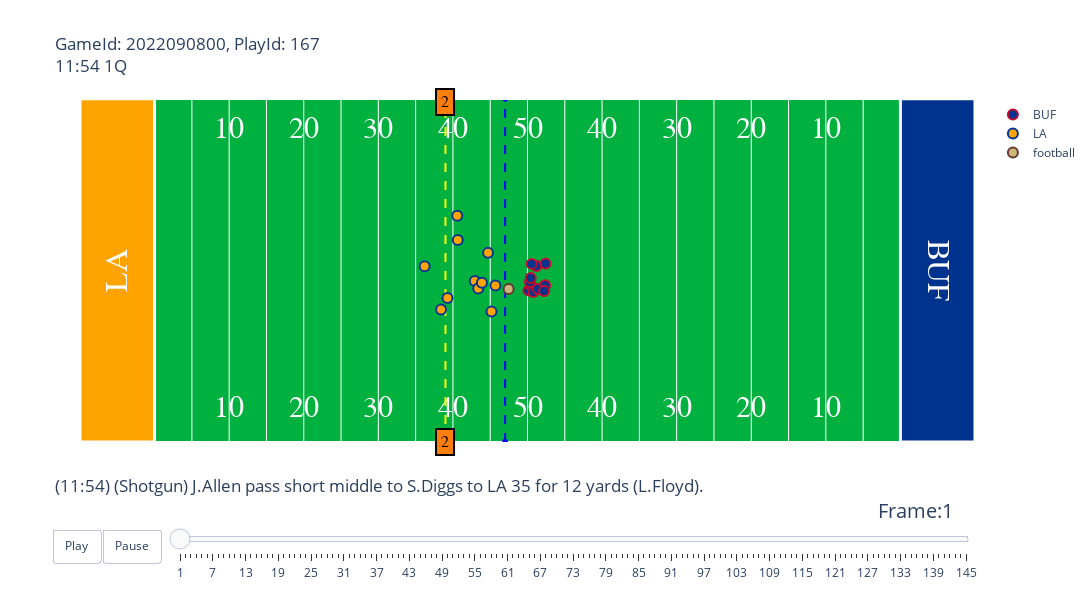

Source (notebook cell):
### Markdown cell above
Testing animation

### Code cell
gid = 2022090800
pid = 167

animate.animate_play(games=games, tracking_df=tracking_df, play_df=plays, players=None, gameId=gid, playId=pid)

### Figure 1 — Plotly figure (JSON) as saved in the notebook; plotly's stock layout.template omitted (floating-point values rounded to 4 significant figures)
{"data": [{"hoverinfo": "none", "mode": "text", "showlegend": false, "text": ["10", "20", "30", "40", "50", "40", "30", "20", "10"], "textfont": {"color": "#ffffff", "family": "Courier New, monospace", "size": 30}, "type": "scatter", "x": [20, 30, 40, 50, 60, 70, 80, 90, 100], "y": [5, 5, 5, 5, 5, 5, 5, 5, 5]}, {"hoverinfo": "none", "mode": "text", "showlegend": false, "text": ["10", "20", "30", "40", "50", "40", "30", "20", "10"], "textfont": {"color": "#ffffff", "family": "Courier New, monospace", "size": 30}, "type": "scatter", "x": [20, 30, 40, 50, 60, 70, 80, 90, 100], "y": [48.5, 48.5, 48.5, 48.5, 48.5, 48.5, 48.5, 48.5, 48.5]}, {"hoverinfo": "none", "line": {"color": "blue", "dash": "dash"}, "showlegend": false, "type": "scatter", "x": [57, 57], "y": [0, 53.5]}, {"hoverinfo": "none", "line": {"color": "yellow", "dash": "dash"}, "showlegend": false, "type": "scatter", "x": [49, 49], "y": [0, 53.5]}, {"fill": "toself", "fillcolor": "#FFA300", "hoverinfo": "skip", "line": {"color": "white", "width": 3}, "mode": "lines", "opacity": 1, "showlegend": false, "type": "scatter", "x": [0, 0, 10, 10, 0], "y": [0, 53.5, 53.5, 0, 0]}, {"fill": "toself", "fillcolor": "#00338D", "hoverinfo": "skip", "line": {"color": "white", "width": 3}, "mode": "lines", "opacity": 1, "showlegend": false, "type": "scatter", "x": [110, 110, 120, 120, 110], "y": [0, 53.5, 53.5, 0, 0]}, {"hoverinfo": "text", "hovertext": ["nflId:35472<br>displayName:Rodger Saffold<br>Player Speed:0.0 MPH", "nflId:42392<br>displayName:Mitch Morse<br>Player Speed:0.179 MPH", "nflId:42489<br>displayName:Stefon Diggs<br>Player Speed:5.458 MPH", "nflId:44875<br>displayName:Dion Dawkins<br>Player Speed:0.022 MPH", "nflId:44985<br>displayName:Isaiah McKenzie<br>Player Speed:3.512 MPH", "nflId:46076<br>displayName:Josh Allen<br>Player Speed:0.626 MPH", "nflId:47879<br>displayName:Dawson Knox<br>Player Speed:6.554 MPH", "nflId:48512<br>displayName:Ryan Bates<br>Player Speed:0.0 MPH", "nflId:52494<br>displayName:Zack Moss<br>Player Speed:6.375 MPH", "nflId:52536<br>displayName:Gabe Davis<br>Player Speed:4.653 MPH", "nflId:53522<br>displayName:Spencer Brown<br>Player Speed:2.729 MPH"], "marker": {"color": "#00338D", "line": {"color": "#C60C30", "width": 2}, "size": 10}, "mode": "markers", "name": "BUF", "type": "scatter", "x": [60.12, 60.46, 61.18, 60.79, 62.36, 61.36, 60.56, 60.33, 62.41, 62.22, 60.43], "y": [23.63, 24.44, 27.44, 23.38, 24.43, 23.85, 27.76, 24.95, 27.8, 23.52, 25.57]}, {"hoverinfo": "text", "hovertext": ["nflId:38577<br>displayName:Bobby Wagner<br>Player Speed:0.112 MPH", "nflId:41239<br>displayName:Aaron Donald<br>Player Speed:0.0 MPH", "nflId:42816<br>displayName:Troy Hill<br>Player Speed:1.812 MPH", "nflId:43294<br>displayName:Jalen Ramsey<br>Player Speed:2.036 MPH", "nflId:43298<br>displayName:Leonard Floyd<br>Player Speed:0.514 MPH", "nflId:43335<br>displayName:A'Shawn Robinson<br>Player Speed:0.045 MPH", "nflId:47844<br>displayName:Taylor Rapp<br>Player Speed:1.946 MPH", "nflId:47862<br>displayName:David Long<br>Player Speed:3.467 MPH", "nflId:47917<br>displayName:Greg Gaines<br>Player Speed:0.045 MPH", "nflId:47939<br>displayName:Justin Hollins<br>Player Speed:0.828 MPH", "nflId:48026<br>displayName:Nick Scott<br>Player Speed:2.304 MPH"], "marker": {"color": "#FFA300", "line": {"color": "#003594", "width": 2}, "size": 10}, "mode": "markers", "name": "LA", "type": "scatter", "x": [52.93, 53.39, 49.27, 50.65, 54.71, 55.7, 48.41, 50.58, 53.89, 55.17, 46.21], "y": [25.09, 23.93, 22.43, 31.48, 29.5, 24.4, 20.66, 35.27, 24.82, 20.32, 27.39]}, {"hoverinfo": "none", "marker": {"color": "#CBB67C", "line": {"color": "#663831", "width": 2}, "size": 10}, "mode": "markers", "name": "football", "type": "scatter", "x": [57.47], "y": [23.85]}], "layout": {"annotations": [{"align": "center", "bgcolor": "#ff7f0e", "bordercolor": "black", "borderpad": 4, "borderwidth": 2, "font": {"color": "black", "family": "Courier New, monospace", "size": 16}, "opacity": 1, "showarrow": false, "text": "2", "x": 49, "y": 0}, {"align": "center", "bgcolor": "#ff7f0e", "bordercolor": "black", "borderpad": 4, "borderwidth": 2, "font": {"color": "black", "family": "Courier New, monospace", "size": 16}, "opacity": 1, "showarrow": false, "text": "2", "x": 49, "y": 53}, {"font": {"color": "White", "family": "Courier New, monospace", "size": 32}, "showarrow": false, "text": "LA", "textangle": -90, "x": 5, "y": 26.75}, {"font": {"color": "White", "family": "Courier New, monospace", "size": 32}, "showarrow": false, "text": "BUF", "textangle": 90, "x": 115, "y": 26.75}], "autosize": false, "height": 600, "plot_bgcolor": "#00B140", "sliders": [{"active": 0, "currentvalue": {"font": {"size": 20}, "prefix": "Frame:", "visible": true, "xanchor": "right"}, "len": 0.9, "pad": {"b": 10, "t": 50}, "steps": [{"args": [[1], {"frame": {"duration": 100, "redraw": false}, "mode": "immediate", "transition": {"duration": 0}}], "label": "1", "method": "animate"}, {"args": [[2], {"frame": {"duration": 100, "redraw": false}, "mode": "immediate", "transition": {"duration": 0}}], "label": "2", "method": "animate"}, {"args": [[3], {"frame": {"duration": 100, "redraw": false}, "mode": "immediate", "transition": {"duration": 0}}], "label": "3", "method": "animate"}, {"args": [[4], {"frame": {"duration": 100, "redraw": false}, "mode": "immediate", "transition": {"duration": 0}}], "label": "4", "method": "animate"}, {"args": [[5], {"frame": {"duration": 100, "redraw": false}, "mode": "immediate", "transition": {"duration": 0}}], "label": "5", "method": "animate"}, {"args": [[6], {"frame": {"duration": 100, "redraw": false}, "mode": "immediate", "transition": {"duration": 0}}], "label": "6", "method": "animate"}, {"args": [[7], {"frame": {"duration": 100, "redraw": false}, "mode": "immediate", "transition": {"duration": 0}}], "label": "7", "method": "animate"}, {"args": [[8], {"frame": {"duration": 100, "redraw": false}, "mode": "immediate", "transition": {"duration": 0}}], "label": "8", "method": "animate"}, {"args": [[9], {"frame": {"duration": 100, "redraw": false}, "mode": "immediate", "transition": {"duration": 0}}], "label": "9", "method": "animate"}, {"args": [[10], {"frame": {"duration": 100, "redraw": false}, "mode": "immediate", "transition": {"duration": 0}}], "label": "10", "method": "animate"}, {"args": [[11], {"frame": {"duration": 100, "redraw": false}, "mode": "immediate", "transition": {"duration": 0}}], "label": "11", "method": "animate"}, {"args": [[12], {"frame": {"duration": 100, "redraw": false}, "mode": "immediate", "transition": {"duration": 0}}], "label": "12", "method": "animate"}, {"args": [[13], {"frame": {"duration": 100, "redraw": false}, "mode": "immediate", "transition": {"duration": 0}}], "label": "13", "method": "animate"}, {"args": [[14], {"frame": {"duration": 100, "redraw": false}, "mode": "immediate", "transition": {"duration": 0}}], "label": "14", "method": "animate"}, {"args": [[15], {"frame": {"duration": 100, "redraw": false}, "mode": "immediate", "transition": {"duration": 0}}], "label": "15", "method": "animate"}, {"args": [[16], {"frame": {"duration": 100, "redraw": false}, "mode": "immediate", "transition": {"duration": 0}}], "label": "16", "method": "animate"}, {"args": [[17], {"frame": {"duration": 100, "redraw": false}, "mode": "immediate", "transition": {"duration": 0}}], "label": "17", "method": "animate"}, {"args": [[18], {"frame": {"duration": 100, "redraw": false}, "mode": "immediate", "transition": {"duration": 0}}], "label": "18", "method": "animate"}, {"args": [[19], {"frame": {"duration": 100, "redraw": false}, "mode": "immediate", "transition": {"duration": 0}}], "label": "19", "method": "animate"}, {"args": [[20], {"frame": {"duration": 100, "redraw": false}, "mode": "immediate", "transition": {"duration": 0}}], "label": "20", "method": "animate"}, {"args": [[21], {"frame": {"duration": 100, "redraw": false}, "mode": "immediate", "transition": {"duration": 0}}], "label": "21", "method": "animate"}, {"args": [[22], {"frame": {"duration": 100, "redraw": false}, "mode": "immediate", "transition": {"duration": 0}}], "label": "22", "method": "animate"}, {"args": [[23], {"frame": {"duration": 100, "redraw": false}, "mode": "immediate", "transition": {"duration": 0}}], "label": "23", "method": "animate"}, {"args": [[24], {"frame": {"duration": 100, "redraw": false}, "mode": "immediate", "transition": {"duration": 0}}], "label": "24", "method": "animate"}, {"args": [[25], {"frame": {"duration": 100, "redraw": false}, "mode": "immediate", "transition": {"duration": 0}}], "label": "25", "method": "animate"}, {"args": [[26], {"frame": {"duration": 100, "redraw": false}, "mode": "immediate", "transition": {"duration": 0}}], "label": "26", "method": "animate"}, {"args": [[27], {"frame": {"duration": 100, "redraw": false}, "mode": "immediate", "transition": {"duration": 0}}], "label": "27", "method": "animate"}, {"args": [[28], {"frame": {"duration": 100, "redraw": false}, "mode": "immediate", "transition": {"duration": 0}}], "label": "28", "method": "animate"}, {"args": [[29], {"frame": {"duration": 100, "redraw": false}, "mode": "immediate", "transition": {"duration": 0}}], "label": "29", "method": "animate"}, {"args": [[30], {"frame": {"duration": 100, "redraw": false}, "mode": "immediate", "transition": {"duration": 0}}], "label": "30", "method": "animate"}, {"args": [[31], {"frame": {"duration": 100, "redraw": false}, "mode": "immediate", "transition": {"duration": 0}}], "label": "31", "method": "animate"}, {"args": [[32], {"frame": {"duration": 100, "redraw": false}, "mode": "immediate", "transition": {"duration": 0}}], "label": "32", "method": "animate"}, {"args": [[33], {"frame": {"duration": 100, "redraw": false}, "mode": "immediate", "transition": {"duration": 0}}], "label": "33", "method": "animate"}, {"args": [[34], {"frame": {"duration": 100, "redraw": false}, "mode": "immediate", "transition": {"duration": 0}}], "label": "34", "method": "animate"}, {"args": [[35], {"frame": {"duration": 100, "redraw": false}, "mode": "immediate", "transition": {"duration": 0}}], "label": "35", "method": "animate"}, {"args": [[36], {"frame": {"duration": 100, "redraw": false}, "mode": "immediate", "transition": {"duration": 0}}], "label": "36", "method": "animate"}, {"args": [[37], {"frame": {"duration": 100, "redraw": false}, "mode": "immediate", "transition": {"duration": 0}}], "label": "37", "method": "animate"}, {"args": [[38], {"frame": {"duration": 100, "redraw": false}, "mode": "immediate", "transition": {"duration": 0}}], "label": "38", "method": "animate"}, {"args": [[39], {"frame": {"duration": 100, "redraw": false}, "mode": "immediate", "transition": {"duration": 0}}], "label": "39", "method": "animate"}, {"args": [[40], {"frame": {"duration": 100, "redraw": false}, "mode": "immediate", "transition": {"duration": 0}}], "label": "40", "method": "animate"}, {"args": [[41], {"frame": {"duration": 100, "redraw": false}, "mode": "immediate", "transition": {"duration": 0}}], "label": "41", "method": "animate"}, {"args": [[42], {"frame": {"duration": 100, "redraw": false}, "mode": "immediate", "transition": {"duration": 0}}], "label": "42", "method": "animate"}, {"args": [[43], {"frame": {"duration": 100, "redraw": false}, "mode": "immediate", "transition": {"duration": 0}}], "label": "43", "method": "animate"}, {"args": [[44], {"frame": {"duration": 100, "redraw": false}, "mode": "immediate", "transition": {"duration": 0}}], "label": "44", "method": "animate"}, {"args": [[45], {"frame": {"duration": 100, "redraw": false}, "mode": "immediate", "transition": {"duration": 0}}], "label": "45", "method": "animate"}, {"args": [[46], {"frame": {"duration": 100, "redraw": false}, "mode": "immediate", "transition": {"duration": 0}}], "label": "46", "method": "animate"}, {"args": [[47], {"frame": {"duration": 100, "redraw": false}, "mode": "immediate", "transition": {"duration": 0}}], "label": "47", "method": "animate"}, {"args": [[48], {"frame": {"duration": 100, "redraw": false}, "mode": "immediate", "transition": {"duration": 0}}], "label": "48", "method": "animate"}, {"args": [[49], {"frame": {"duration": 100, "redraw": false}, "mode": "immediate", "transition": {"duration": 0}}], "label": "49", "method": "animate"}, {"args": [[50], {"frame": {"duration": 100, "redraw": false}, "mode": "immediate", "transition": {"duration": 0}}], "label": "50", "method": "animate"}, {"args": [[51], {"frame": {"duration": 100, "redraw": false}, "mode": "immediate", "transition": {"duration": 0}}], "label": "51", "method": "animate"}, {"args": [[52], {"frame": {"duration": 100, "redraw": false}, "mode": "immediate", "transition": {"duration": 0}}], "label": "52", "method": "animate"}, {"args": [[53], {"frame": {"duration": 100, "redraw": false}, "mode": "immediate", "transition": {"duration": 0}}], "label": "53", "method": "animate"}, {"args": [[54], {"frame": {"duration": 100, "redraw": false}, "mode": "immediate", "transition": {"duration": 0}}], "label": "54", "method": "animate"}, {"args": [[55], {"frame": {"duration": 100, "redraw": false}, "mode": "immediate", "transition": {"duration": 0}}], "label": "55", "method": "animate"}, {"args": [[56], {"frame": {"duration": 100, "redraw": false}, "mode": "immediate", "transition": {"duration": 0}}], "label": "56", "method": "animate"}, {"args": [[57], {"frame": {"duration": 100, "redraw": false}, "mode": "immediate", "transition": {"duration": 0}}], "label": "57", "method": "animate"}, {"args": [[58], {"frame": {"duration": 100, "redraw": false}, "mode": "immediate", "transition": {"duration": 0}}], "label": "58", "method": "animate"}, {"args": [[59], {"frame": {"duration": 100, "redraw": false}, "mode": "immediate", "transition": {"duration": 0}}], "label": "59", "method": "animate"}, {"args": [[60], {"frame": {"duration": 100, "redraw": false}, "mode": "immediate", "transition": {"duration": 0}}], "label": "60", "method": "animate"}, {"args": [[61], {"frame": {"duration": 100, "redraw": false}, "mode": "immediate", "transition": {"duration": 0}}], "label": "61", "method": "animate"}, {"args": [[62], {"frame": {"duration": 100, "redraw": false}, "mode": "immediate", "transition": {"duration": 0}}], "label": "62", "method": "animate"}, {"args": [[63], {"frame": {"duration": 100, "redraw": false}, "mode": "immediate", "transition": {"duration": 0}}], "label": "63", "method": "animate"}, {"args": [[64], {"frame": {"duration": 100, "redraw": false}, "mode": "immediate", "transition": {"duration": 0}}], "label": "64", "method": "animate"}, {"args": [[65], {"frame": {"duration": 100, "redraw": false}, "mode": "immediate", "transition": {"duration": 0}}], "label": "65", "method": "animate"}, {"args": [[66], {"frame": {"duration": 100, "redraw": false}, "mode": "immediate", "transition": {"duration": 0}}], "label": "66", "method": "animate"}, {"args": [[67], {"frame": {"duration": 100, "redraw": false}, "mode": "immediate", "transition": {"duration": 0}}], "label": "67", "method": "animate"}, {"args": [[68], {"frame": {"duration": 100, "redraw": false}, "mode": "immediate", "transition": {"duration": 0}}], "label": "68", "method": "animate"}, {"args": [[69], {"frame": {"duration": 100, "redraw": false}, "mode": "immediate", "transition": {"duration": 0}}], "label": "69", "method": "animate"}, {"args": [[70], {"frame": {"duration": 100, "redraw": false}, "mode": "immediate", "transition": {"duration": 0}}], "label": "70", "method": "animate"}, {"args": [[71], {"frame": {"duration": 100, "redraw": false}, "mode": "immediate", "transition": {"duration": 0}}], "label": "71", "method": "animate"}, {"args": [[72], {"frame": {"duration": 100, "redraw": false}, "mode": "immediate", "transition": {"duration": 0}}], "label": "72", "method": "animate"}, {"args": [[73], {"frame": {"duration": 100, "redraw": false}, "mode": "immediate", "transition": {"duration": 0}}], "label": "73", "method": "animate"}, {"args": [[74], {"frame": {"duration": 100, "redraw": false}, "mode": "immediate", "transition": {"duration": 0}}], "label": "74", "method": "animate"}, {"args": [[75], {"frame": {"duration": 100, "redraw": false}, "mode": "immediate", "transition": {"duration": 0}}], "label": "75", "method": "animate"}, {"args": [[76], {"frame": {"duration": 100, "redraw": false}, "mode": "immediate", "transition": {"duration": 0}}], "label": "76", "method": "animate"}, {"args": [[77], {"frame": {"duration": 100, "redraw": false}, "mode": "immediate", "transition": {"duration": 0}}], "label": "77", "method": "animate"}, {"args": [[78], {"frame": {"duration": 100, "redraw": false}, "mode": "immediate", "transition": {"duration": 0}}], "label": "78", "method": "animate"}, {"args": [[79], {"frame": {"duration": 100, "redraw": false}, "mode": "immediate", "transition": {"duration": 0}}], "label": "79", "method": "animate"}, {"args": [[80], {"frame": {"duration": 100, "redraw": false}, "mode": "immediate", "transition": {"duration": 0}}], "label": "80", "method": "animate"}, {"args": [[81], {"frame": {"duration": 100, "redraw": false}, "mode": "immediate", "transition": {"duration": 0}}], "label": "81", "method": "animate"}, {"args": [[82], {"frame": {"duration": 100, "redraw": false}, "mode": "immediate", "transition": {"duration": 0}}], "label": "82", "method": "animate"}, {"args": [[83], {"frame": {"duration": 100, "redraw": false}, "mode": "immediate", "transition": {"duration": 0}}], "label": "83", "method": "animate"}, {"args": [[84], {"frame": {"duration": 100, "redraw": false}, "mode": "immediate", "transition": {"duration": 0}}], "label": "84", "method": "animate"}, {"args": [[85], {"frame": {"duration": 100, "redraw": false}, "mode": "immediate", "transition": {"duration": 0}}], "label": "85", "method": "animate"}, {"args": [[86], {"frame": {"duration": 100, "redraw": false}, "mode": "immediate", "transition": {"duration": 0}}], "label": "86", "method": "animate"}, {"args": [[87], {"frame": {"duration": 100, "redraw": false}, "mode": "immediate", "transition": {"duration": 0}}], "label": "87", "method": "animate"}, {"args": [[88], {"frame": {"duration": 100, "redraw": false}, "mode": "immediate", "transition": {"duration": 0}}], "label": "88", "method": "animate"}, {"args": [[89], {"frame": {"duration": 100, "redraw": false}, "mode": "immediate", "transition": {"duration": 0}}], "label": "89", "method": "animate"}, {"args": [[90], {"frame": {"duration": 100, "redraw": false}, "mode": "immediate", "transition": {"duration": 0}}], "label": "90", "method": "animate"}, {"args": [[91], {"frame": {"duration": 100, "redraw": false}, "mode": "immediate", "transition": {"duration": 0}}], "label": "91", "method": "animate"}, {"args": [[92], {"frame": {"duration": 100, "redraw": false}, "mode": "immediate", "transition": {"duration": 0}}], "label": "92", "method": "animate"}, {"args": [[93], {"frame": {"duration": 100, "redraw": false}, "mode": "immediate", "transition": {"duration": 0}}], "label": "93", "method": "animate"}, {"args": [[94], {"frame": {"duration": 100, "redraw": false}, "mode": "immediate", "transition": {"duration": 0}}], "label": "94", "method": "animate"}, {"args": [[95], {"frame": {"duration": 100, "redraw": false}, "mode": "immediate", "transition": {"duration": 0}}], "label": "95", "method": "animate"}, {"args": [[96], {"frame": {"duration": 100, "redraw": false}, "mode": "immediate", "transition": {"duration": 0}}], "label": "96", "method": "animate"}, {"args": [[97], {"frame": {"duration": 100, "redraw": false}, "mode": "immediate", "transition": {"duration": 0}}], "label": "97", "method": "animate"}, {"args": [[98], {"frame": {"duration": 100, "redraw": false}, "mode": "immediate", "transition": {"duration": 0}}], "label": "98", "method": "animate"}, {"args": [[99], {"frame": {"duration": 100, "redraw": false}, "mode": "immediate", "transition": {"duration": 0}}], "label": "99", "method": "animate"}, {"args": [[100], {"frame": {"duration": 100, "redraw": false}, "mode": "immediate", "transition": {"duration": 0}}], "label": "100", "method": "animate"}, {"args": [[101], {"frame": {"duration": 100, "redraw": false}, "mode": "immediate", "transition": {"duration": 0}}], "label": "101", "method": "animate"}, {"args": [[102], {"frame": {"duration": 100, "redraw": false}, "mode": "immediate", "transition": {"duration": 0}}], "label": "102", "method": "animate"}, {"args": [[103], {"frame": {"duration": 100, "redraw": false}, "mode": "immediate", "transition": {"duration": 0}}], "label": "103", "method": "animate"}, {"args": [[104], {"frame": {"duration": 100, "redraw": false}, "mode": "immediate", "transition": {"duration": 0}}], "label": "104", "method": "animate"}, {"args": [[105], {"frame": {"duration": 100, "redraw": false}, "mode": "immediate", "transition": {"duration": 0}}], "label": "105", "method": "animate"}, {"args": [[106], {"frame": {"duration": 100, "redraw": false}, "mode": "immediate", "transition": {"duration": 0}}], "label": "106", "method": "animate"}, {"args": [[107], {"frame": {"duration": 100, "redraw": false}, "mode": "immediate", "transition": {"duration": 0}}], "label": "107", "method": "animate"}, {"args": [[108], {"frame": {"duration": 100, "redraw": false}, "mode": "immediate", "transition": {"duration": 0}}], "label": "108", "method": "animate"}, {"args": [[109], {"frame": {"duration": 100, "redraw": false}, "mode": "immediate", "transition": {"duration": 0}}], "label": "109", "method": "animate"}, {"args": [[110], {"frame": {"duration": 100, "redraw": false}, "mode": "immediate", "transition": {"duration": 0}}], "label": "110", "method": "animate"}, {"args": [[111], {"frame": {"duration": 100, "redraw": false}, "mode": "immediate", "transition": {"duration": 0}}], "label": "111", "method": "animate"}, {"args": [[112], {"frame": {"duration": 100, "redraw": false}, "mode": "immediate", "transition": {"duration": 0}}], "label": "112", "method": "animate"}, {"args": [[113], {"frame": {"duration": 100, "redraw": false}, "mode": "immediate", "transition": {"duration": 0}}], "label": "113", "method": "animate"}, {"args": [[114], {"frame": {"duration": 100, "redraw": false}, "mode": "immediate", "transition": {"duration": 0}}], "label": "114", "method": "animate"}, {"args": [[115], {"frame": {"duration": 100, "redraw": false}, "mode": "immediate", "transition": {"duration": 0}}], "label": "115", "method": "animate"}, {"args": [[116], {"frame": {"duration": 100, "redraw": false}, "mode": "immediate", "transition": {"duration": 0}}], "label": "116", "method": "animate"}, {"args": [[117], {"frame": {"duration": 100, "redraw": false}, "mode": "immediate", "transition": {"duration": 0}}], "label": "117", "method": "animate"}, {"args": [[118], {"frame": {"duration": 100, "redraw": false}, "mode": "immediate", "transition": {"duration": 0}}], "label": "118", "method": "animate"}, {"args": [[119], {"frame": {"duration": 100, "redraw": false}, "mode": "immediate", "transition": {"duration": 0}}], "label": "119", "method": "animate"}, {"args": [[120], {"frame": {"duration": 100, "redraw": false}, "mode": "immediate", "transition": {"duration": 0}}], "label": "120", "method": "animate"}, {"args": [[121], {"frame": {"duration": 100, "redraw": false}, "mode": "immediate", "transition": {"duration": 0}}], "label": "121", "method": "animate"}, {"args": [[122], {"frame": {"duration": 100, "redraw": false}, "mode": "immediate", "transition": {"duration": 0}}], "label": "122", "method": "animate"}, {"args": [[123], {"frame": {"duration": 100, "redraw": false}, "mode": "immediate", "transition": {"duration": 0}}], "label": "123", "method": "animate"}, {"args": [[124], {"frame": {"duration": 100, "redraw": false}, "mode": "immediate", "transition": {"duration": 0}}], "label": "124", "method": "animate"}, {"args": [[125], {"frame": {"duration": 100, "redraw": false}, "mode": "immediate", "transition": {"duration": 0}}], "label": "125", "method": "animate"}, {"args": [[126], {"frame": {"duration": 100, "redraw": false}, "mode": "immediate", "transition": {"duration": 0}}], "label": "126", "method": "animate"}, {"args": [[127], {"frame": {"duration": 100, "redraw": false}, "mode": "immediate", "transition": {"duration": 0}}], "label": "127", "method": "animate"}, {"args": [[128], {"frame": {"duration": 100, "redraw": false}, "mode": "immediate", "transition": {"duration": 0}}], "label": "128", "method": "animate"}, {"args": [[129], {"frame": {"duration": 100, "redraw": false}, "mode": "immediate", "transition": {"duration": 0}}], "label": "129", "method": "animate"}, {"args": [[130], {"frame": {"duration": 100, "redraw": false}, "mode": "immediate", "transition": {"duration": 0}}], "label": "130", "method": "animate"}, {"args": [[131], {"frame": {"duration": 100, "redraw": false}, "mode": "immediate", "transition": {"duration": 0}}], "label": "131", "method": "animate"}, {"args": [[132], {"frame": {"duration": 100, "redraw": false}, "mode": "immediate", "transition": {"duration": 0}}], "label": "132", "method": "animate"}, {"args": [[133], {"frame": {"duration": 100, "redraw": false}, "mode": "immediate", "transition": {"duration": 0}}], "label": "133", "method": "animate"}, {"args": [[134], {"frame": {"duration": 100, "redraw": false}, "mode": "immediate", "transition": {"duration": 0}}], "label": "134", "method": "animate"}, {"args": [[135], {"frame": {"duration": 100, "redraw": false}, "mode": "immediate", "transition": {"duration": 0}}], "label": "135", "method": "animate"}, {"args": [[136], {"frame": {"duration": 100, "redraw": false}, "mode": "immediate", "transition": {"duration": 0}}], "label": "136", "method": "animate"}, {"args": [[137], {"frame": {"duration": 100, "redraw": false}, "mode": "immediate", "transition": {"duration": 0}}], "label": "137", "method": "animate"}, {"args": [[138], {"frame": {"duration": 100, "redraw": false}, "mode": "immediate", "transition": {"duration": 0}}], "label": "138", "method": "animate"}, {"args": [[139], {"frame": {"duration": 100, "redraw": false}, "mode": "immediate", "transition": {"duration": 0}}], "label": "139", "method": "animate"}, {"args": [[140], {"frame": {"duration": 100, "redraw": false}, "mode": "immediate", "transition": {"duration": 0}}], "label": "140", "method": "animate"}, {"args": [[141], {"frame": {"duration": 100, "redraw": false}, "mode": "immediate", "transition": {"duration": 0}}], "label": "141", "method": "animate"}, {"args": [[142], {"frame": {"duration": 100, "redraw": false}, "mode": "immediate", "transition": {"duration": 0}}], "label": "142", "method": "animate"}, {"args": [[143], {"frame": {"duration": 100, "redraw": false}, "mode": "immediate", "transition": {"duration": 0}}], "label": "143", "method": "animate"}, {"args": [[144], {"frame": {"duration": 100, "redraw": false}, "mode": "immediate", "transition": {"duration": 0}}], "label": "144", "method": "animate"}, {"args": [[145], {"frame": {"duration": 100, "redraw": false}, "mode": "immediate", "transition": {"duration": 0}}], "label": "145", "method": "animate"}], "transition": {"duration": 300, "easing": "cubic-in-out"}, "x": 0.1, "xanchor": "left", "y": 0, "yanchor": "top"}], "title": {"text": "GameId: 2022090800, PlayId: 167<br>11:54 1Q<br><br><br><br><br><br><br><br><br><br><br><br><br><br><br><br><br><br><br>(11:54) (Shotgun) J.Allen pass short middle to S.Diggs to LA 35 for 12 yards (L.Floyd)."}, "updatemenus": [{"buttons": [{"args": [null, {"frame": {"duration": 100, "redraw": false}, "fromcurrent": true, "transition": {"duration": 0}}], "label": "Play", "method": "animate"}, {"args": [[null], {"frame": {"duration": 0, "redraw": false}, "mode": "immediate", "transition": {"duration": 0}}], "label": "Pause", "method": "animate"}], "direction": "left", "pad": {"r": 10, "t": 87}, "showactive": false, "type": "buttons", "x": 0.1, "xanchor": "right", "y": 0, "yanchor": "top"}], "width": 1200, "xaxis": {"autorange": false, "range": [0, 120], "showticklabels": false, "tickmode": "array", "tickvals": [10, 15, 20, 25, 30, 35, 40, 45, 50, 55, 60, 65, 70, 75, 80, 85, 90, 95, 100, 105, 110]}, "yaxis": {"autorange": false, "range": [0, 53.3], "showgrid": false, "showticklabels": false}}}
